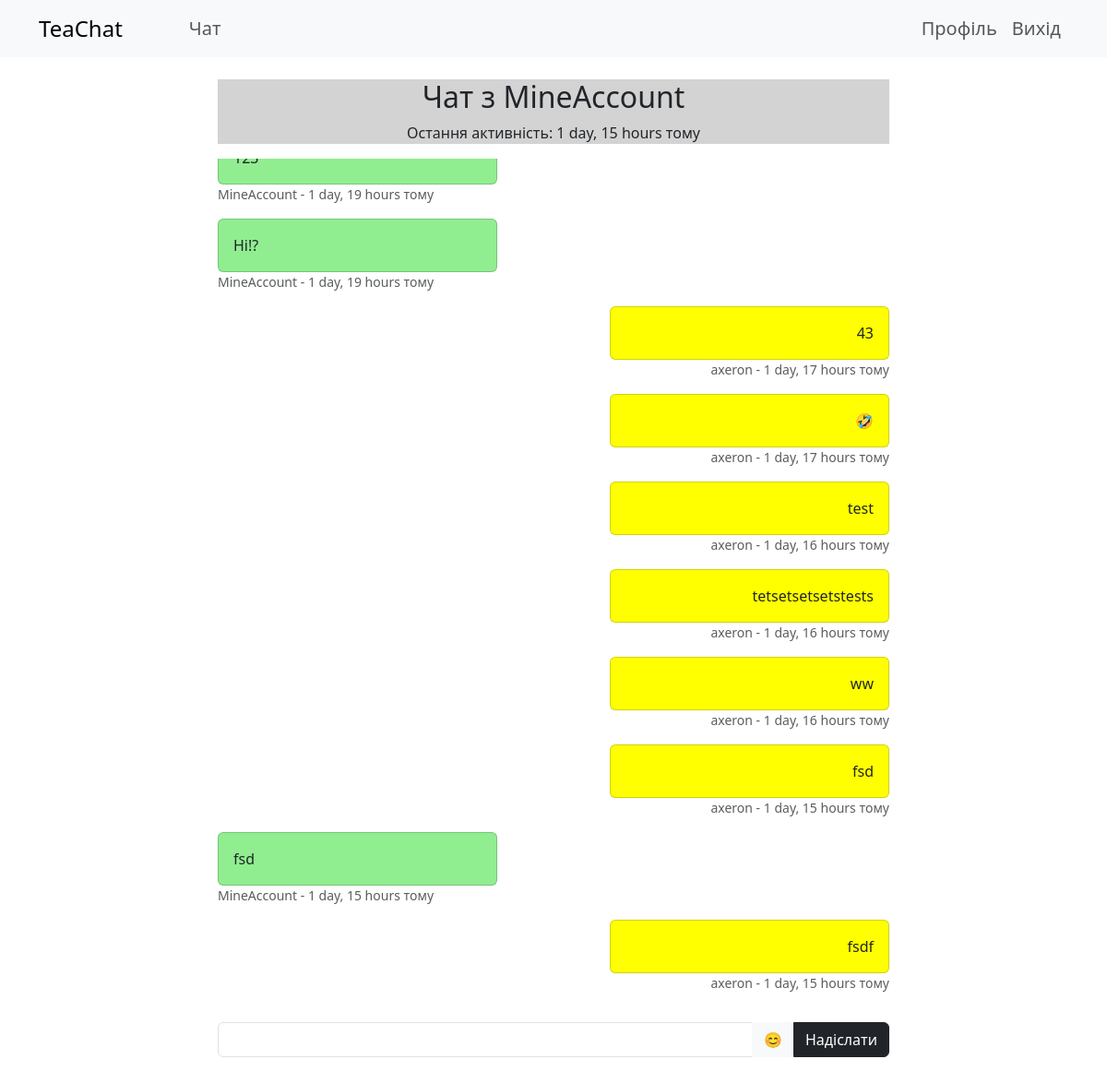
Before: /chat/user/3/ (signed in) with the older database file.
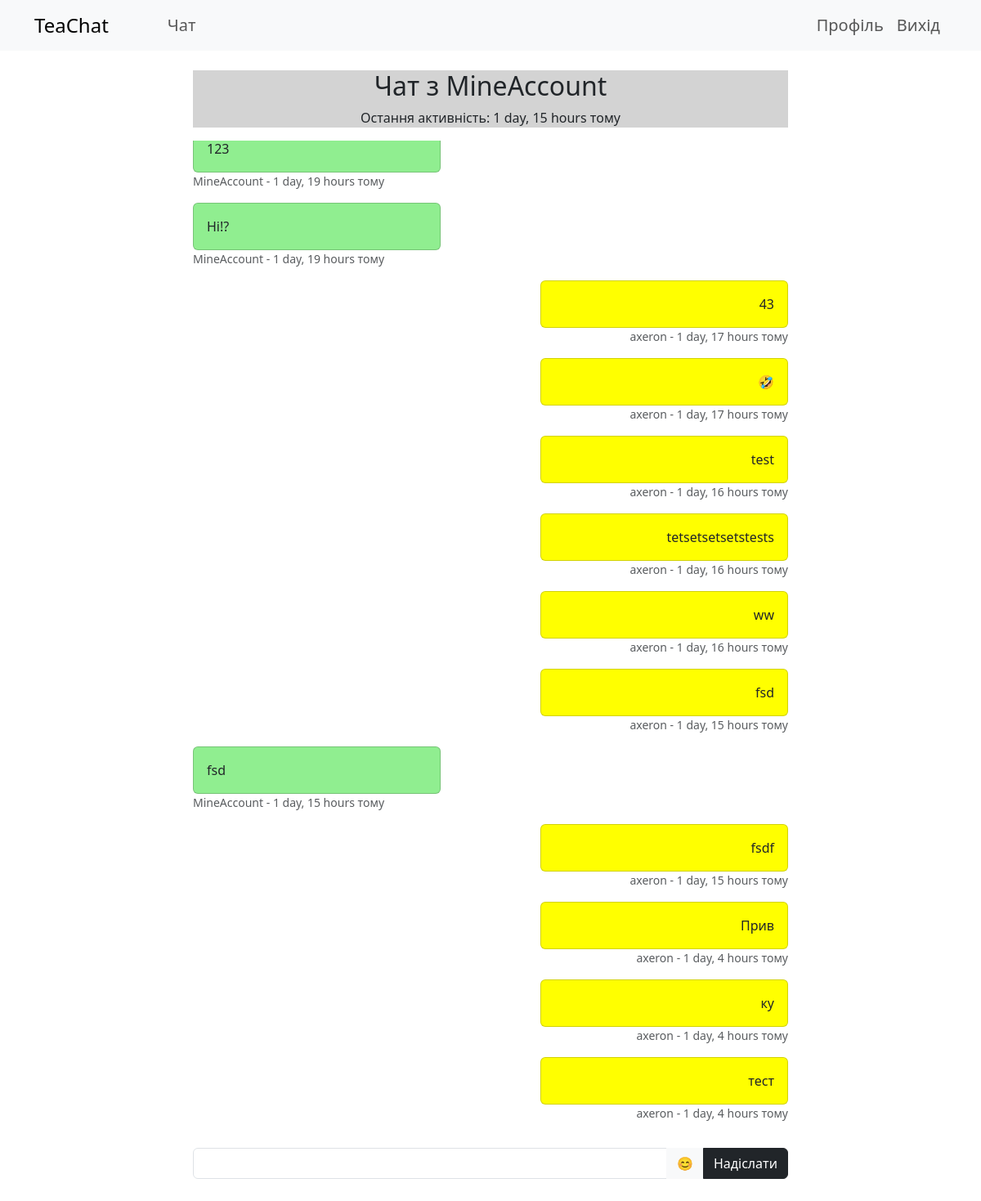
After: the same page with the newer database file.
### chat/models.py (models this page shows, shortened)
class Message(models.Model):
    sender = models.ForeignKey(CustomUser, on_delete=models.CASCADE, related_name='sent_messages')
    receiver = models.ForeignKey(CustomUser, on_delete=models.CASCADE, related_name='received_messages')
    content = models.TextField()
    timestamp = models.DateTimeField(auto_now_add=True)

### accounts/models.py (models this page shows, shortened)
class CustomUser(AbstractUser):
    email = models.EmailField(unique=True)
    avatar = models.ImageField(upload_to='avatars/', null=True, blank=True)

### chat/views.py (the view)
# urls.py: path('user/<int:user_id>/', chat_with_user, name='chat_with_user'),
@login_required
def chat_with_user(request, user_id):
    other_user = CustomUser.objects.get(pk=user_id)
    messages = Message.objects.filter(
        (models.Q(sender=request.user) & models.Q(receiver=other_user)) |
        (models.Q(sender=other_user) & models.Q(receiver=request.user))
    ).order_by('-timestamp')
    try:
        other_user_status = UserStatus.objects.get(user=other_user)
        last_activity = other_user_status.last_activity
        try:
            sender_check = MessageCheck.objects.get(user=request.user, other_user=other_user)
        except MessageCheck.DoesNotExist:
            sender_check = MessageCheck.objects.create(user=request.user, other_user=other_user)
        sender_check.last_checked = timezone.now()
        sender_check.save()
    except ObjectDoesNotExist:
        last_activity = None
    context = {
        'other_user': other_user,
        'messages': messages,
        'last_activity': last_activity,
        'current_user': request.user,
    }
    return render(request, 'chat/chat_with_user.html', context)

### chat/templates/chat/chat_with_user.html (shortened to what this page needs)
{% extends 'base.html' %}
{% block content %}
  <div class="container mt-4">
    <div style="background-color:lightgray;" class="col-8 text-center mx-auto">
      <h2 class="text-center">Чат з {{ other_user.username }}</h2>
      {% if last_activity %}
        <p class="text-center">Остання активність: {{ last_activity|timesince }} тому</p>
      {% endif %}
    </div>
    <div id="chat-messages" class="col-8 mx-auto px-auto" style="max-height: 60vh; overflow-y: auto; display: flex; flex-direction: column-reverse;">
      {% for message in messages %}
      <div class="mb-3 col-5 {% if message.sender == current_user %}text-end current-user-message{% endif %} message-container" data-message-id="{{ message.id }}" style="{% if message.sender == current_user %}align-self: flex-end;{% else %}align-self: flex-start;{% endif %}">
        <div class="card col-12 mx-auto" style="background-color: {% if message.sender == current_user %}yellow{% else %}lightgreen{% endif %};">
          <div class="card-body">
            <p class="card-text message-content">
              {{ message.content }}
            </p>
          </div>
        </div>
        <p class="card-text small text-muted">
          {{ message.sender.username }} - {{ message.timestamp|timesince }} тому
        </p>
      </div>
      {% endfor %}
    </div>
    <form method="post" action="{% url 'send_message' other_user.id %}" id="message-form" class="mt-3 col-8 mx-auto px-auto">
      <div class="input-group">
        <input type="text" name="content" class="form-control" id="message-input" required>
        <button type="button" id="emoji-button" class="btn btn-light">😊</button>
        <button type="submit" class="btn btn-dark">Надіслати</button>
      </div>
    </form>
  </div>
{% endblock %}

Changed rows visible on the page:
added Message: content "тест", sender.username "axeron", timestamp "1 day, 4 hours"
added Message: content "ку", sender.username "axeron", timestamp "1 day, 4 hours"
added Message: content "Прив", sender.username "axeron", timestamp "1 day, 4 hours"
